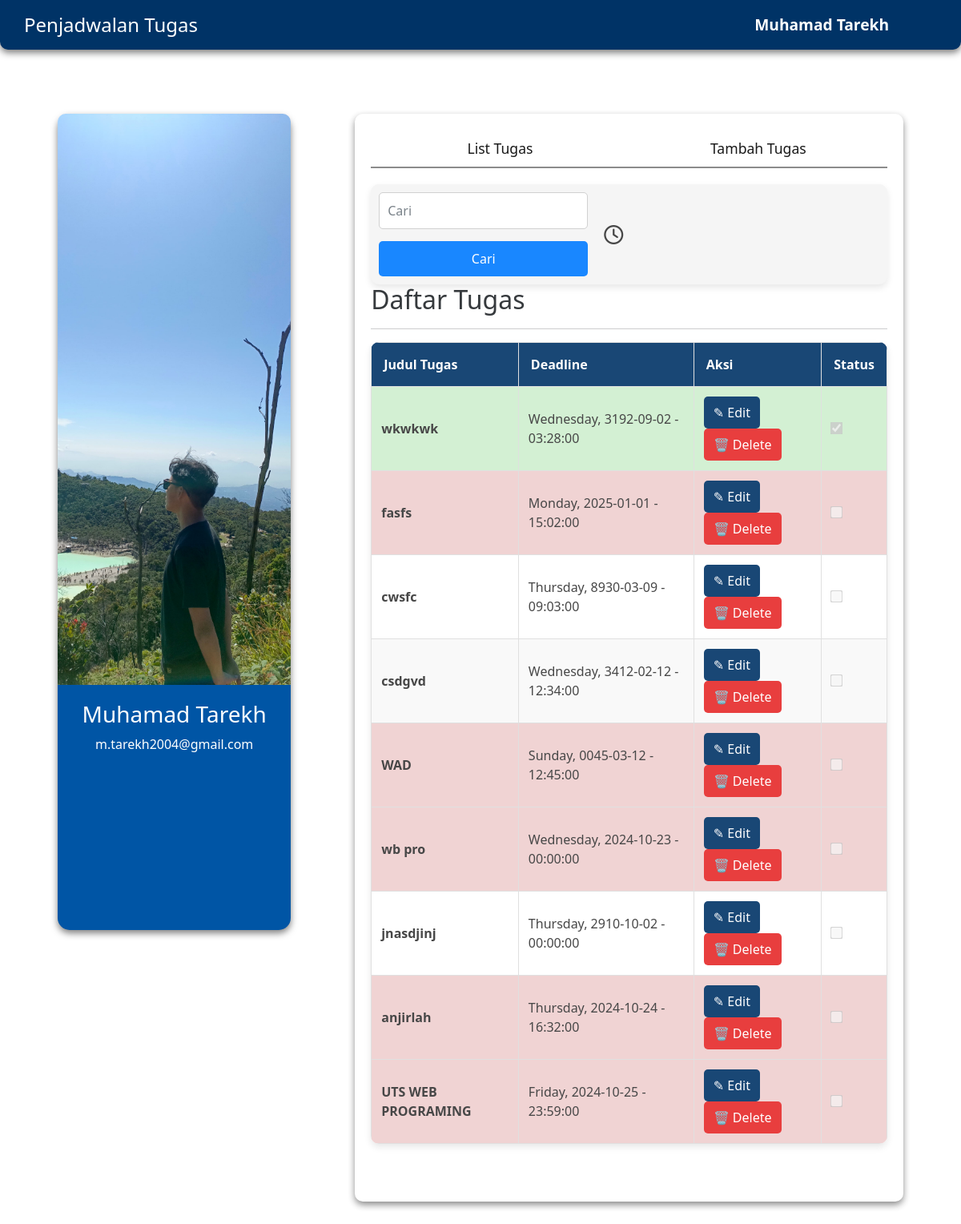
The app's page /index.php (signed in) with its own data.
### tables this page shows
CREATE TABLE `user` (
  `id` int(11) NOT NULL,
  `username` varchar(50) NOT NULL,
  `email` varchar(100) NOT NULL,
  `password` varchar(255) NOT NULL,
  `created_at` timestamp NOT NULL DEFAULT current_timestamp(),
  `profile_image` varchar(255) DEFAULT NULL
);

CREATE TABLE `to_do_lists` (
  `id` int(11) NOT NULL,
  `title` varchar(255) NOT NULL,
  `day` varchar(50) DEFAULT NULL,
  `date` date DEFAULT NULL,
  `deadline` time DEFAULT NULL,
  `created_at` timestamp NOT NULL DEFAULT current_timestamp(),
  `user_email` varchar(100) DEFAULT NULL,
  `is_completed` tinyint(1) DEFAULT 0
);

### index.php (the view, shortened to what this page needs)
<?php
include 'config.php';
$user_email = $_SESSION['email'];
$sql_user = "SELECT * FROM user WHERE email = ?";
$stmt_user = $conn->prepare($sql_user);
$stmt_user->bind_param("s", $user_email);
$stmt_user->execute();
$user_result = $stmt_user->get_result();
$user_data = $user_result->fetch_assoc();
$search_term = "";
$sql = "SELECT * FROM to_do_lists WHERE user_email = ?";
$params = [$user_email];
$stmt = $conn->prepare($sql);
$stmt->bind_param(str_repeat("s", count($params)), ...$params);
$stmt->execute();
$result = $stmt->get_result();
?>
<!DOCTYPE html>
<html lang="en">
<head>
    <link rel="stylesheet" href="assets/css/index.css">
    <link rel="stylesheet" href="https://cdn.jsdelivr.net/npm/sweetalert2@11/dist/sweetalert2.min.css">
    <link rel="stylesheet" href="https://cdnjs.cloudflare.com/ajax/libs/font-awesome/6.0.0-beta3/css/all.min.css">
    <link href="https://cdn.jsdelivr.net/npm/bootstrap@5.0.2/dist/css/bootstrap.min.css" rel="stylesheet">
</head>
<body>
    <div class="navbar">
        <div class="navbar-brand">
            <a href="#">Penjadwalan Tugas</a>
        </div>
        <div class="dropdown">
            <a href="#" class="username-dropdown">
                <?php echo htmlspecialchars($user_data['username']); ?>
            </a>
        </div>
    </div>
    <div class="container">
         <div class="sidebar">
                <img src="<?php echo !empty($user_data['profile_image']) ? htmlspecialchars($user_data['profile_image']) : 'default-profile.jpg'; ?>" alt="Profile Image">
            <div class="user-name">
                <h3><?php echo htmlspecialchars($user_data['username']); ?></h3>
                <p><?php echo htmlspecialchars($user_data['email']); ?></p>
            </div>
        </div>
        <div class="content">
            <div class="tabs">
                <button onclick="showTab('list')">List Tugas</button>
                <button onclick="showTab('add')">Tambah Tugas</button>
            </div>
            <div id="list" class="tab-content active">
                <div id="search" class="container-fluid">
                    <form class="auto" method="POST" action="index.php">
                        <input class="form-control me-2" type="search" name="search_term" aria-label="Search" placeholder="Cari" value="<?php echo htmlspecialchars($search_term); ?>">
                        <button class="btn btn-outline-success" type="submit" name="search">Cari</button>
                    </form>
                    <div class="select-wrapper">
                        <i class="fa-regular fa-clock select-icon" onclick="toggleDropdown()"></i>
                    </div>
                </div>
                <h2>Daftar Tugas</h2>
                <hr>
                    <table class="todo-table">
                        <thead>
                            <tr>
                                <th>Judul Tugas</th>
                                <th>Deadline</th>
                                <th>Aksi</th>
                                <th>Status</th>
                            </tr>
                        </thead>
                        <tbody>
                            <?php if ($result->num_rows > 0): ?>
                                <?php while ($row = $result->fetch_assoc()):
                                    $dueDate = strtotime($row['date']);
                                    $now = time();
                                    $overdue = ($dueDate < $now);
                                    $isCompleted = $row['is_completed'];
                                    $bgColor = '';
                                    if ($isCompleted) {
                                        $bgColor = 'style="background-color: #cfefcf;"';
                                    } elseif ($overdue) {
                                        $bgColor = 'style="background-color: #efcfcf;"';
                                    }
                                ?>
                                    <tr class="task-item" data-date="<?php echo htmlspecialchars($row['date']); ?>" data-overdue="<?php echo $overdue ? '1' : '0'; ?>" <?php echo $bgColor; ?>>
                                        <?php if (isset($_GET['edit']) && $_GET['edit'] == $row['id']): ?>
                                            <form action="index.php" method="POST">
                                                <td>
                                                    <input type="hidden" name="id" value="<?php echo $row['id']; ?>">
                                                    <input type="text" name="title" value="<?php echo htmlspecialchars($row['title']); ?>" required>
                                                </td>
                                                <td>
                                                    <input type="date" name="date" value="<?php echo htmlspecialchars($row['date']); ?>" required>
                                                    <input type="time" name="deadline" value="<?php echo htmlspecialchars($row['deadline']); ?>" required>
                                                </td>
                                                <td>
                                                    <input type="submit" name="update" value="Update" style="background-color: blue;">
                                                </td>
                                                <td>
                                                    <label>
                                                        <input type="checkbox" name="is_completed" <?php echo $row['is_completed'] ? 'checked' : ''; ?>> Selesai
                                                    </label>
                                                </td>
                                            </form>
                                        <?php else: ?>
                                            <td><strong><?php echo htmlspecialchars($row['title']); ?></strong></td>
                                            <td><?php echo htmlspecialchars($row['day']) . ", " . htmlspecialchars($row['date']) . " - " . htmlspecialchars($row['deadline']); ?></td>
                                            <td>
                                                <button id="edit" type="button" onclick="openEditForm('<?php echo $row['id']; ?>', '<?php echo htmlspecialchars($row['title']); ?>', '<?php echo htmlspecialchars($row['date']); ?>', '<?php echo htmlspecialchars($row['deadline']); ?>', '<?php echo $row['is_completed']; ?>')">✎ Edit</button>
                                                <button id="delete" type="button" onclick="confirmDelete('<?php echo $row['id']; ?>')">🗑 Delete</button>
                                            </td>
                                            <td>
                                                <label>
                                                    <input type="checkbox" <?php echo $row['is_completed'] ? 'checked' : ''; ?> disabled>
                                                </label>
                                            </td>
                                        <?php endif; ?>
                                    </tr>
                                <?php endwhile; ?>
                            <?php else: ?>
                                <tr>
                                    <td colspan="4">Tidak ada hasil pencarian yang ditemukan.</td>
                                </tr>
                            <?php endif; ?>
                        </tbody>
                    </table>
            </div>
        </div>
    </div>
</body>
</html>

### assets/css/index.css (style rules this page uses)
body { font-family: 'Arial', sans-serif; background-image: url("../img/Opsi1.jpg"); background-color: #333; background-size: cover; background-position: center; background-repeat: no-repeat; height: 100vh; overflow: hidden; margin: 0; padding: 0; }
.container { display: flex; height: 100vh; overflow: hidden; }
.navbar { width: 100%; background-color: #003366; padding: 15px 30px; display: flex; justify-content: space-between; align-items: center; color: white; position: fixed; top: 0; z-index: 1000; box-shadow: 0 4px 8px rgba(0, 0, 0, 0.5); border-radius: 0 0 10px 10px; }
.navbar a { color: white; text-decoration: none; font-size: 1.2em; padding-right: 60px; }
.dropdown { position: relative; display: inline-block; }
.username-dropdown { color: #2c3e50; font-size: 16px; text-decoration: none; font-weight: bold; padding: 10px 15px; transition: background-color 0.3s ease; }
.sidebar { background-color: #0055a5; width: 30%; height: 60%; margin-top: 80px; margin-left: 30px; text-align: center; border-radius: 15px; box-shadow: 0 4px 8px rgba(0, 0, 0, 0.5); }
.user-name { width: 100%; border-radius:0 0 15px 15px; color: white; padding-top: 20px; }
.sidebar img { width: 100%; height: 70%; border-radius:10px 10px 0 0; object-fit: cover; background-size: cover; }
.content { width: 70%; height: 80%; padding: 20px; background-color: white; margin-right: 30px; margin-left: 80px; margin-top: 80px; border-radius: 10px; box-shadow: 0 4px 8px rgba(0, 0, 0, 0.5); overflow-y: auto; opacity: 90%; }
.tabs { display: flex; border-bottom: 2px solid grey; margin-bottom: 20px; }
.tabs button { flex: 1; padding: 10px; border: none; background-color: white; font-size: 1.1em; cursor: pointer; transition: background-color 0.3s, color 0.3s; }
.tab-content { display: none; }
.tab-content.active { display: block; }
.tab-content button[type="submit"] { padding: 10px 20px; background-color: #1e88e5; color: white; border: none; border-radius: 5px; cursor: pointer; transition: background-color 0.3s; }
.todo-table { width: 100%; border-collapse: collapse; background-color: #fff; margin-bottom: 20px; border-radius: 10px; overflow: hidden; box-shadow: 0 4px 8px rgba(0, 0, 0, 0.1); }
.todo-table thead { background-color: #003366; color: white; text-align: left; font-weight: bold; }
.todo-table th, .todo-table td { padding: 12px; border: 1px solid #ddd; }
.todo-table th { padding: 15px; }
.todo-table tbody tr { border-bottom: 1px solid #f0f0f0; transition: background-color 0.3s ease; display: flexbox; }
.todo-table tbody tr:nth-child(even) { background-color: #f9f9f9; }
.todo-table td { color: #333; text-align: left; }
#edit { background-color: #003366; color: white; border: none; border-radius:5px; padding: 8px 12px; cursor: pointer; transition: background-color 0.3s ease; }
#delete { background-color: #e62a2a; color: white; border: none; border-radius:5px; padding: 8px 12px; cursor: pointer; transition: background-color 0.3s ease; }
input[type="checkbox"] { transform: scale(1.2); cursor: pointer; }
form { display: flex; flex-direction: column; gap: 15px; }
label { font-size: 16px; color: #333; }
label input[type="checkbox"] { margin-right: 10px; }
#search { display: flex; align-items: center; gap: 20px; padding: 10px; background-color: #f4f4f4; border-radius: 10px; box-shadow: 0 4px 8px rgba(0, 0, 0, 0.1); }
#search input[type="search"] { flex: 1; padding: 10px; border: 1px solid #ccc; border-radius: 5px; font-size: 16px; transition: border-color 0.3s ease; }
#search button { background-color: #007bff; color: white; padding: 10px 20px; border: none; border-radius: 5px; cursor: pointer; font-size: 16px; transition: background-color 0.3s ease; }
.select-wrapper { position: relative; display: flex; align-items: center; gap: 10px; }
.select-icon { font-size: 24px; cursor: pointer; color: #333; transition: color 0.3s ease; }

### records on screen
user: username "Muhamad Tarekh", profile_image (picture), email "m.tarekh2004@gmail.com"
to_do_lists: title "wkwkwk", day "Wednesday", date "3192-09-02", deadline "03:28:00", is_completed "☑"
to_do_lists: title "fasfs", day "Monday", date "2025-01-01", deadline "15:02:00"
to_do_lists: title "cwsfc", day "Thursday", date "8930-03-09", deadline "09:03:00"
to_do_lists: title "csdgvd", day "Wednesday", date "3412-02-12", deadline "12:34:00"
to_do_lists: title "WAD", day "Sunday", date "0045-03-12", deadline "12:45:00"
to_do_lists: title "wb pro", day "Wednesday", date "2024-10-23", deadline "00:00:00"
to_do_lists: title "jnasdjinj", day "Thursday", date "2910-10-02", deadline "00:00:00"
to_do_lists: title "anjirlah", day "Thursday", date "2024-10-24", deadline "16:32:00"
to_do_lists: title "UTS WEB PROGRAMING", day "Friday", date "2024-10-25", deadline "23:59:00"
